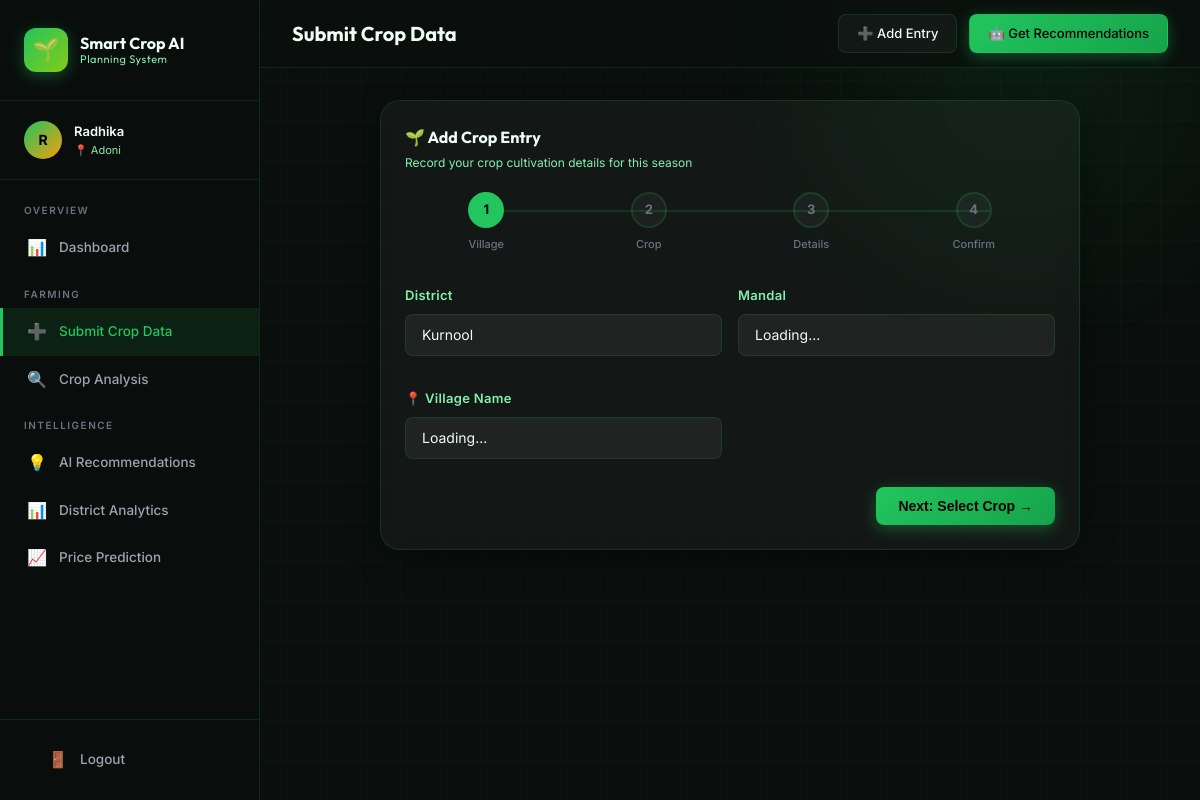
/crops/submit (signed in), run on the app's committed database.
### tables this page shows
CREATE TABLE users (
    id INTEGER PRIMARY KEY AUTOINCREMENT,
    username TEXT UNIQUE NOT NULL,
    email TEXT UNIQUE NOT NULL,
    password_hash TEXT NOT NULL,
    state TEXT NOT NULL DEFAULT 'Andhra Pradesh',
    district TEXT NOT NULL,
    mandal TEXT NOT NULL,
    village TEXT NOT NULL,
    created_at DATETIME DEFAULT CURRENT_TIMESTAMP
);

### routes/crops.py (the view, shortened to what this page needs)
@crops_bp.route('/submit', methods=['GET', 'POST'])
@login_required
def submit():
    years = list(range(2020, datetime.datetime.now().year + 2))
    return render_template('submit.html',
        crops=Config.CROPS,
        seasons=Config.SEASONS,
        years=years,
        current_year=datetime.datetime.now().year
    )

### models/user.py (called while the page is built)
    @staticmethod
    def get_by_id(db, user_id):
        row = db.execute("SELECT * FROM users WHERE id = ?", (user_id,)).fetchone()
        if row:
            return User(*row)
        return None

### templates/submit.html (shortened to what this page needs)
{% extends 'base.html' %}
{% block page_title %}Submit Crop Data{% endblock %}
{% block content %}
<div class="page-shell">
    <div class="card">
        <div class="card-header">
            <div>
                <div class="card-title">🌱 Add Crop Entry</div>
                <div class="card-subtitle">Record your crop cultivation details for this season</div>
            </div>
        </div>
        <div class="stepper">
            {% for step, label in [('1', 'Village'), ('2', 'Crop'), ('3', 'Details'), ('4', 'Confirm')] %}
            <div class="step-indicator" id="stepIndicator{{ step }}">
                <div class="step-number" style="background:{% if loop.index == 1 %}var(--primary){% else %}var(--bg-card){% endif %};border:2px solid {% if loop.index == 1 %}var(--primary){% else %}var(--border){% endif %};color:{% if loop.index == 1 %}#000{% else %}var(--text-dim){% endif %};" id="stepNum{{ step }}">{{ step }}</div>
                <div class="step-label" id="stepLabel{{ step }}">{{ label }}</div>
            </div>
            {% endfor %}
        </div>
        <form method="POST" action="{{ url_for('crops.submit') }}" id="cropForm">
            <div id="step1" class="form-step">
                <div class="form-row">
                    <div class="form-group">
                        <label class="form-label" for="district">District</label>
                        <select id="district" name="district" class="form-control" required></select>
                    </div>
                    <div class="form-group">
                        <label class="form-label" for="mandal">Mandal</label>
                        <select id="mandal" name="mandal" class="form-control" required></select>
                    </div>
                </div>
                <div class="form-row" style="margin-top:12px;">
                    <div class="form-group">
                        <label class="form-label" for="village">📍 Village Name</label>
                        <select id="village" name="village" class="form-control" required></select>
                    </div>
                </div>
                <div class="action-row end">
                    <button type="button" class="btn btn-primary" onclick="nextStep(1)">Next: Select Crop →</button>
                </div>
            </div>
                        {% set crop_icons = {'Wheat': '🌾', 'Rice': '🌾', 'Maize': '🌽', 'Tomato': '🍅', 'Onion': '🧅', 'Potato': '🥔', 'Cotton': '🌿', 'Soybean': '🫘', 'Sugarcane': '🎋', 'Barley': '🌾'} %}
        </form>
    </div>
</div>
{% endblock %}

### templates/base.html (shortened to what this page needs)
<!DOCTYPE html>
<html lang="en">
<head>
    <link rel="stylesheet" href="{{ url_for('static', filename='css/style.css') }}">
</head>
<body>
<div class="app-wrapper">
    <aside class="sidebar" id="sidebar">
        <div class="sidebar-logo">
            <a href="{{ url_for('dashboard.index') }}" class="logo-mark">
                <div class="logo-icon">🌱</div>
                <div class="logo-text">
                    Smart Crop AI
                    <span>Planning System</span>
                </div>
            </a>
        </div>
        {% if current_user.is_authenticated %}
        <div class="sidebar-user">
            <div class="user-card">
                <div class="user-avatar">{{ current_user.username[0].upper() }}</div>
                <div class="user-info">
                    <div class="user-name">{{ current_user.username }}</div>
                    <div class="user-village">📍 {{ current_user.village }}</div>
                </div>
            </div>
        </div>
        {% endif %}
        <nav class="sidebar-nav">
            <div class="nav-section">
                <div class="nav-section-label">Overview</div>
                <a href="{{ url_for('dashboard.index') }}"
                   class="nav-link {% if request.endpoint == 'dashboard.index' %}active{% endif %}">
                    <span class="nav-icon">📊</span> Dashboard
                </a>
            </div>
            <div class="nav-section">
                <div class="nav-section-label">Farming</div>
                <a href="{{ url_for('crops.submit') }}"
                   class="nav-link {% if request.endpoint == 'crops.submit' %}active{% endif %}">
                    <span class="nav-icon">➕</span> Submit Crop Data
                </a>
                <a href="{{ url_for('crops.analysis') }}"
                   class="nav-link {% if request.endpoint == 'crops.analysis' %}active{% endif %}">
                    <span class="nav-icon">🔍</span> Crop Analysis
                </a>
            </div>
            <div class="nav-section">
                <div class="nav-section-label">Intelligence</div>
                <a href="{{ url_for('crops.recommend') }}" class="nav-link {% if request.endpoint == 'crops.recommend' %}active{% endif %}">
                    <span class="nav-icon">💡</span> AI Recommendations
                </a>
                <a href="{{ url_for('analytics.district_analytics') }}" class="nav-link {% if request.endpoint == 'analytics.district_analytics' %}active{% endif %}">
                    <span class="nav-icon">📊</span> District Analytics
                </a>
                <a href="{{ url_for('crops.predict') }}" class="nav-link {% if request.endpoint == 'crops.predict' %}active{% endif %}">
                    <span class="nav-icon">📈</span> Price Prediction
                </a>
            </div>
        </nav>
        <div class="sidebar-footer">
            {% if current_user.is_authenticated %}
            <a href="{{ url_for('auth.logout') }}" class="nav-link">
                <span class="nav-icon">🚪</span> Logout
            </a>
            {% endif %}
        </div>
    </aside>
    <div class="main-content">
        <header class="topbar">
            <div class="topbar-heading">
                <h1 class="topbar-title">{% block page_title %}Dashboard{% endblock %}</h1>
            </div>
            <div class="topbar-actions">
                <a href="{{ url_for('crops.submit') }}" class="topbar-btn">
                    ➕ Add Entry
                </a>
                <a href="{{ url_for('crops.recommend') }}" class="topbar-btn btn-primary topbar-btn-primary">
                    🤖 Get Recommendations
                </a>
            </div>
        </header>
        <main class="page-body">
            {% block content %}{% endblock %}
        </main>
    </div>
</div>
</body>
</html>

### data on the page
users: username "R", username "Radhika", village "Adoni"

### other printed values
{{ step }} "1" "2" "3" "4"
{{ label }} "Village" "Crop" "Details" "Confirm"
